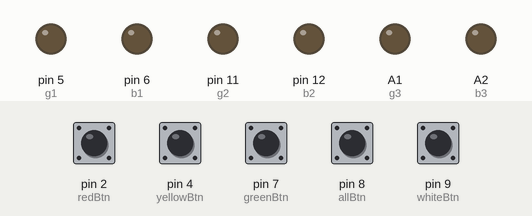
The sketch below on a simulated Arduino Uno, built with avr-gcc and run on an emulated ATmega328P. Shown: output pins drawn as LEDs (lit = HIGH). Inputs (shaded band) come from the test bench; at power-on: pin 2 (redBtn), pin 4 (yellowBtn), pin 7 (greenBtn), pin 8 (allBtn), pin 9 (whiteBtn) HIGH. Pins used as bus, display or sensor lines are not drawn.

Above: at 1.2 s.
1.3 s: pin 4 (yellowBtn) pulled LOW for 0.15 s
At 2.5 s:
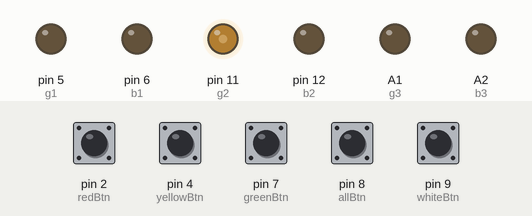
3.0 s: pin 7 (greenBtn) pulled LOW for 0.15 s
At 3.8 s:
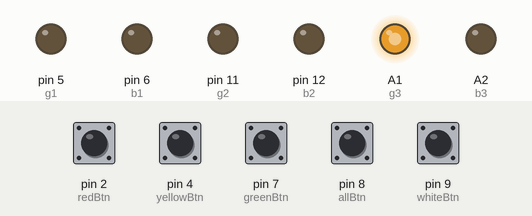
4.7 s: pin 8 (allBtn) pulled LOW for 1 s
At 6.9 s:
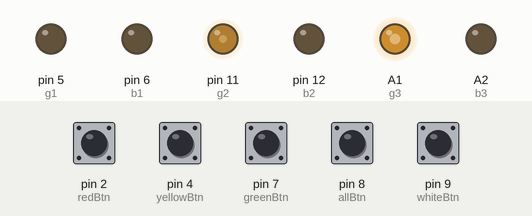
7.7 s: pin 9 (whiteBtn) pulled LOW for 1 s
At 9.2 s:
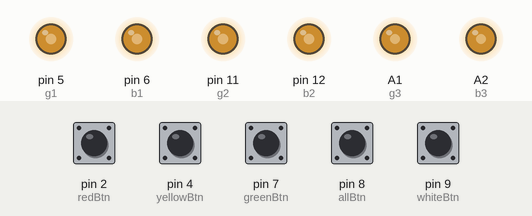
10.7 s: pin 2 (redBtn) pulled LOW for 0.15 s
At 10.82 s:
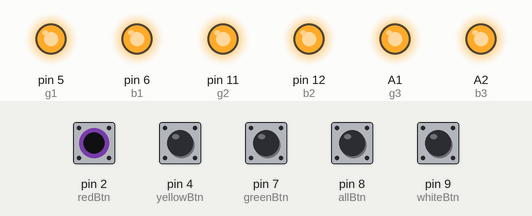
12.4 s: pin 4 (yellowBtn) pulled LOW for 1 s
At 12.7 s:
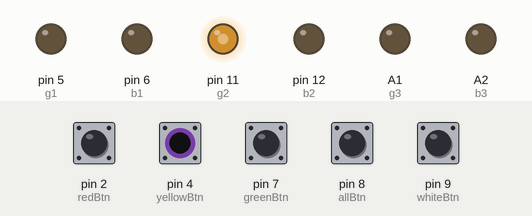
Timing chart, 0 to 15.4 s (numbered marks = the images above; inputs shaded):
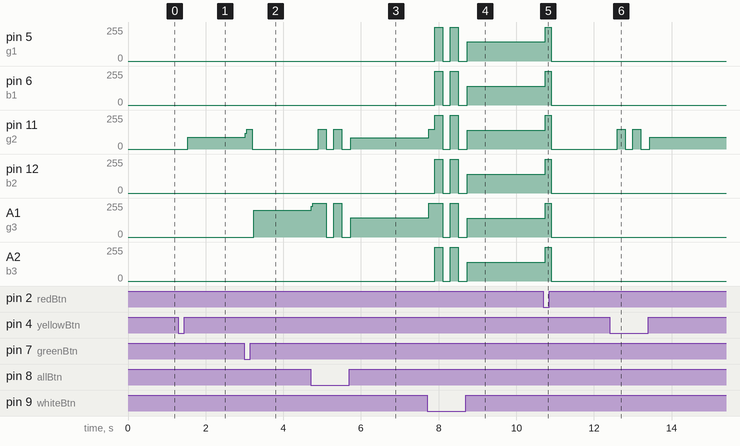

The sketch:

traffic.ino
```cpp
// TOP light
int r1=3, g1=5, b1=6;

// MIDDLE light
int r2=10, g2=11, b2=12;

// BOTTOM light
int r3=A0, g3=A1, b3=A2;

// Buttons
int redBtn=2, yellowBtn=4, greenBtn=7, allBtn=8, whiteBtn=9;

int mode=0;

void setup() {
pinMode(r1,OUTPUT); pinMode(g1,OUTPUT); pinMode(b1,OUTPUT);
pinMode(r2,OUTPUT); pinMode(g2,OUTPUT); pinMode(b2,OUTPUT);
pinMode(r3,OUTPUT); pinMode(g3,OUTPUT); pinMode(b3,OUTPUT);

pinMode(redBtn,INPUT_PULLUP);
pinMode(yellowBtn,INPUT_PULLUP);
pinMode(greenBtn,INPUT_PULLUP);
pinMode(allBtn,INPUT_PULLUP);
pinMode(whiteBtn,INPUT_PULLUP);
}

void loop() {

if(digitalRead(redBtn)==LOW){toggle(1); delay(200);}
if(digitalRead(yellowBtn)==LOW){toggle(2); delay(200);}
if(digitalRead(greenBtn)==LOW){toggle(3); delay(200);}
if(digitalRead(allBtn)==LOW){toggle(4); delay(200);}
if(digitalRead(whiteBtn)==LOW){toggle(5); delay(200);}

updateLights();
}

void toggle(int m){
if(mode==m) mode=0;
else mode=m;
}

void offAll(){
setColor(r1,g1,b1,0,0,0);
setColor(r2,g2,b2,0,0,0);
setColor(r3,g3,b3,0,0,0);
}

void updateLights(){

offAll();

switch(mode){
case 1: setColor(r1,g1,b1,255,0,0); break;
case 2: setColor(r2,g2,b2,255,150,0); break;
case 3: setColor(r3,g3,b3,0,255,0); break;

case 4:
setColor(r1,g1,b1,255,0,0);
setColor(r2,g2,b2,255,150,0);
setColor(r3,g3,b3,0,255,0);
break;

case 5:
setColor(r1,g1,b1,255,255,255);
setColor(r2,g2,b2,255,255,255);
setColor(r3,g3,b3,255,255,255);
break;
}
}

void setColor(int rPin,int gPin,int bPin,int r,int g,int b){
analogWrite(rPin,r);
analogWrite(gPin,g);
analogWrite(bPin,b);
}
```

Measured:
- after the input at 1.3 s, pin 11 (g2): 0/255 → 87/255 after 0.24 s
- after the input at 3.0 s, pin 11 (g2): 87/255 → 150/255 at once, → 0/255 0.18 s later; A1 (g3): 0/255 → 201/255 after 0.24 s
- after the input at 4.7 s, pin 11 (g2): 0/255 → 150/255 after 0.20 s, → 0/255 0.20 s later, → 150/255 0.20 s later, → 0/255 0.20 s later, … (5 changes in this stretch); A1 (g3): 201/255 → 255/255 at once, → 0/255 0.38 s later, → 255/255 0.20 s later, → 0/255 0.20 s later, … (5 changes in this stretch)
- after the input at 7.7 s, pin 5 (g1): 0/255 → 255/255 after 0.20 s, → 0/255 0.20 s later, → 255/255 0.20 s later, → 0/255 0.20 s later, … (5 changes in this stretch); pin 6 (b1): 0/255 → 255/255 after 0.20 s, → 0/255 0.20 s later, → 255/255 0.20 s later, → 0/255 0.20 s later, … (5 changes in this stretch)
- after the input at 10.7 s, pin 5 (g1): 143/255 → 255/255 at once, → 0/255 0.16 s later; pin 6 (b1): 142/255 → 255/255 at once, → 0/255 0.16 s later; pin 11 (g2), pin 12 (b2): 141/255 → 255/255 at once, → 0/255 0.16 s later; A1 (g3), A2 (b3): 139/255 → 255/255 at once, → 0/255 0.16 s later
- after the input at 12.4 s, pin 11 (g2): 0/255 → 150/255 after 0.20 s, → 0/255 0.20 s later, → 150/255 0.20 s later, → 0/255 0.20 s later, … (5 changes in this stretch)
